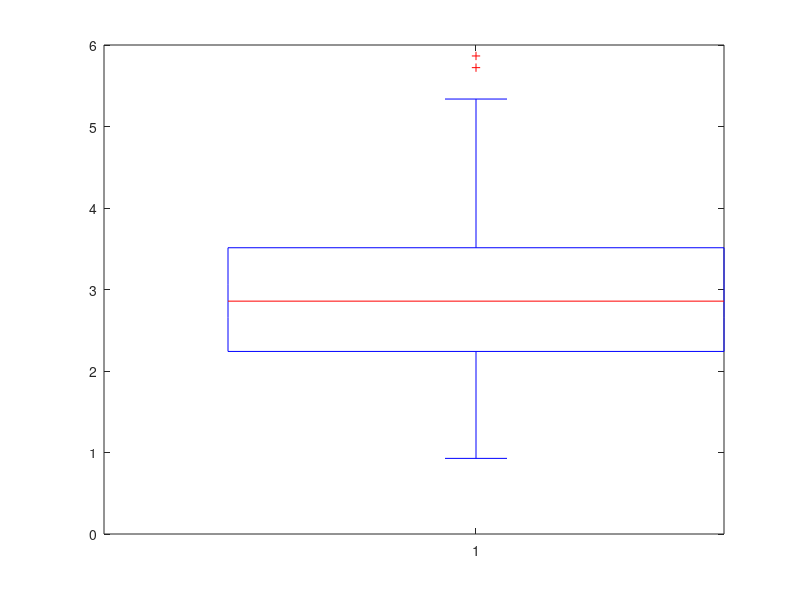

The MATLAB source for this figure:
clc
clear all
n=10;
itr_say=100;
Tablo=[];
for i=1:itr_say
    X=exprnd(3,n,1)
    ort=mean(X)
    Tablo=[Tablo;ort]
end
boxplot(Tablo)